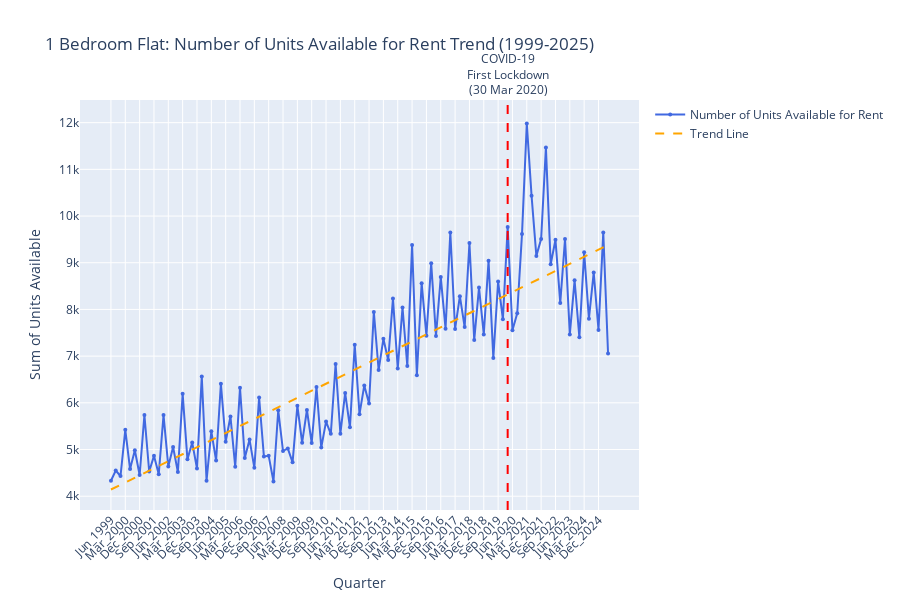

Here is the notebook cell this chart was saved with:
### Markdown cell above
### Key Insights from the new version:
   - Linear growth pattern disrupted by COVID-19, especially in Melbourne LGA (a.k.a city), considering during COVID many people left the city centre and went to the suburbs. This was seen in many cities thoughout the world, and is confirmed in Melbourne's case.
   - Market volatility during lockdown period
   - Strong recovery post-2021, after the last lockdown

### Code cell
# Now, let's look at the Count dataset, to observe the patterns in the housing prices
# And see if they match the ones observed for the median prices
# Already adding trend line and COVID lockdown start date

from scipy import stats

# OVERALL TREND with COVID marker and trend line
count_totals = hprice_1br_count.iloc[:, 1:].sum(axis=0)
quarters = hprice_1br_count.columns[1:].tolist()

trend_df = pd.DataFrame({
    'Quarter': quarters,
    'Total_Count_Rent': count_totals.values
})

# Add a numeric index for trend line calculation
trend_df['Index'] = range(len(trend_df))

# Calculate linear trend line
slope, intercept, r_value, p_value, std_err = stats.linregress(trend_df['Index'], trend_df['Total_Count_Rent'])
trend_df['Trend_Line'] = slope * trend_df['Index'] + intercept

# Find the index of Mar_2020
covid_start_idx = quarters.index('Mar_2020') if 'Mar_2020' in quarters else None

fig1 = go.Figure()

# Actual data
fig1.add_trace(go.Scatter(
    x=trend_df['Quarter'],
    y=trend_df['Total_Count_Rent'],
    mode='lines+markers',
    name='Number of Units Available for Rent',
    line=dict(color='royalblue', width=2),
    marker=dict(size=4)
))

# Trend line
fig1.add_trace(go.Scatter(
    x=trend_df['Quarter'],
    y=trend_df['Trend_Line'],
    mode='lines',
    name='Trend Line',
    line=dict(color='orange', width=2, dash='dash')
))

# COVID start marker (March 2020 - first lockdown)
if covid_start_idx is not None:
    fig1.add_vline(
        x=covid_start_idx, 
        line_dash="dash", 
        line_color="red",
        annotation_text="COVID-19<br>First Lockdown<br>(30 Mar 2020)",
        annotation_position="top"
    )

fig1.update_layout(
    title='1 Bedroom Flat: Number of Units Available for Rent Trend (1999-2025)',
    xaxis_title='Quarter',
    yaxis_title='Sum of Units Available',
    hovermode='x unified',
    height=600,
    xaxis=dict(tickangle=-45),
    showlegend=True
)

fig1.show()

# General Numbers

print(f"Number of quarters analyzed: {len(quarters)}")
print(f"Starting total (Jun 1999): {count_totals.iloc[0]:,.0f}")
print(f"Ending total (Jun 2025): {count_totals.iloc[-1]:,.0f}")
print(f"Overall increase: {count_totals.iloc[-1] - count_totals.iloc[0]:,.0f}")

### Figure 1 — Plotly figure (JSON) as saved in the notebook; plotly's stock layout.template omitted (floating-point values rounded to 4 significant figures)
{"data": [{"line": {"color": "royalblue", "width": 2}, "marker": {"size": 4}, "mode": "lines+markers", "name": "Number of Units Available for Rent", "type": "scatter", "x": ["Jun_1999", "Sep_1999", "Dec_1999", "Mar_2000", "Jun_2000", "Sep_2000", "Dec_2000", "Mar_2001", "Jun_2001", "Sep_2001", "Dec_2001", "Mar_2002", "Jun_2002", "Sep_2002", "Dec_2002", "Mar_2003", "Jun_2003", "Sep_2003", "Dec_2003", "Mar_2004", "Jun_2004", "Sep_2004", "Dec_2004", "Mar_2005", "Jun_2005", "Sep_2005", "Dec_2005", "Mar_2006", "Jun_2006", "Sep_2006", "Dec_2006", "Mar_2007", "Jun_2007", "Sep_2007", "Dec_2007", "Mar_2008", "Jun_2008", "Sep_2008", "Dec_2008", "Mar_2009", "Jun_2009", "Sep_2009", "Dec_2009", "Mar_2010", "Jun_2010", "Sep_2010", "Dec_2010", "Mar_2011", "Jun_2011", "Sep_2011", "Dec_2011", "Mar_2012", "Jun_2012", "Sep_2012", "Dec_2012", "Mar_2013", "Jun_2013", "Sep_2013", "Dec_2013", "Mar_2014", "Jun_2014", "Sep_2014", "Dec_2014", "Mar_2015", "Jun_2015", "Sep_2015", "Dec_2015", "Mar_2016", "Jun_2016", "Sep_2016", "Dec_2016", "Mar_2017", "Jun_2017", "Sep_2017", "Dec_2017", "Mar_2018", "Jun_2018", "Sep_2018", "Dec_2018", "Mar_2019", "Jun_2019", "Sep_2019", "Dec_2019", "Mar_2020", "Jun_2020", "Sep_2020", "Dec_2020", "Mar_2021", "Jun_2021", "Sep_2021", "Dec_2021", "Mar_2022", "Jun_2022", "Sep_2022", "Dec_2022", "Mar_2023", "Jun_2023", "Sep_2023", "Dec_2023", "Mar_2024", "Jun_2024", "Sep_2024", "Dec_2024", "Mar_2025", "Jun_2025"], "y": [4332.0, 4550.0, 4433.0, 5422.0, 4581.0, 4983.0, 4453.0, 5739.0, 4530.0, 4864.0, 4472.0, 5738.0, 4635.0, 5055.0, 4517.0, 6192.0, 4789.0, 5149.0, 4593.0, 6564.0, 4333.0, 5390.0, 4764.0, 6409.0, 5167.0, 5708.0, 4629.0, 6324.0, 4819.0, 5212.0, 4608.0, 6114.0, 4852.0, 4865.0, 4317.0, 5841.0, 4968.0, 5023.0, 4725.0, 5938.0, 5147.0, 5846.0, 5139.0, 6339.0, 5041.0, 5598.0, 5337.0, 6831.0, 5338.0, 6213.0, 5475.0, 7244.0, 5757.0, 6373.0, 5984.0, 7947.0, 6703.0, 7371.0, 6915.0, 8232.0, 6736.0, 8041.0, 6789.0, 9379.0, 6591.0, 8562.0, 7439.0, 8988.0, 7433.0, 8692.0, 7587.0, 9646.0, 7582.0, 8285.0, 7623.0, 9424.0, 7344.0, 8469.0, 7465.0, 9044.0, 6960.0, 8598.0, 7792.0, 9765.0, 7554.0, 7916.0, 9617.0, 11980.0, 10430.0, 9147.0, 9509.0, 11470.0, 8967.0, 9491.0, 8139.0, 9507.0, 7464.0, 8624.0, 7402.0, 9224.0, 7803.0, 8791.0, 7562.0, 9646.0, 7055.0]}, {"line": {"color": "orange", "dash": "dash", "width": 2}, "mode": "lines", "name": "Trend Line", "type": "scatter", "x": ["Jun_1999", "Sep_1999", "Dec_1999", "Mar_2000", "Jun_2000", "Sep_2000", "Dec_2000", "Mar_2001", "Jun_2001", "Sep_2001", "Dec_2001", "Mar_2002", "Jun_2002", "Sep_2002", "Dec_2002", "Mar_2003", "Jun_2003", "Sep_2003", "Dec_2003", "Mar_2004", "Jun_2004", "Sep_2004", "Dec_2004", "Mar_2005", "Jun_2005", "Sep_2005", "Dec_2005", "Mar_2006", "Jun_2006", "Sep_2006", "Dec_2006", "Mar_2007", "Jun_2007", "Sep_2007", "Dec_2007", "Mar_2008", "Jun_2008", "Sep_2008", "Dec_2008", "Mar_2009", "Jun_2009", "Sep_2009", "Dec_2009", "Mar_2010", "Jun_2010", "Sep_2010", "Dec_2010", "Mar_2011", "Jun_2011", "Sep_2011", "Dec_2011", "Mar_2012", "Jun_2012", "Sep_2012", "Dec_2012", "Mar_2013", "Jun_2013", "Sep_2013", "Dec_2013", "Mar_2014", "Jun_2014", "Sep_2014", "Dec_2014", "Mar_2015", "Jun_2015", "Sep_2015", "Dec_2015", "Mar_2016", "Jun_2016", "Sep_2016", "Dec_2016", "Mar_2017", "Jun_2017", "Sep_2017", "Dec_2017", "Mar_2018", "Jun_2018", "Sep_2018", "Dec_2018", "Mar_2019", "Jun_2019", "Sep_2019", "Dec_2019", "Mar_2020", "Jun_2020", "Sep_2020", "Dec_2020", "Mar_2021", "Jun_2021", "Sep_2021", "Dec_2021", "Mar_2022", "Jun_2022", "Sep_2022", "Dec_2022", "Mar_2023", "Jun_2023", "Sep_2023", "Dec_2023", "Mar_2024", "Jun_2024", "Sep_2024", "Dec_2024", "Mar_2025", "Jun_2025"], "y": [4144.0, 4194.0, 4244.0, 4295.0, 4345.0, 4395.0, 4446.0, 4496.0, 4546.0, 4597.0, 4647.0, 4697.0, 4748.0, 4798.0, 4849.0, 4899.0, 4949.0, 5000.0, 5050.0, 5100.0, 5151.0, 5201.0, 5251.0, 5302.0, 5352.0, 5402.0, 5453.0, 5503.0, 5553.0, 5604.0, 5654.0, 5704.0, 5755.0, 5805.0, 5855.0, 5906.0, 5956.0, 6006.0, 6057.0, 6107.0, 6157.0, 6208.0, 6258.0, 6308.0, 6359.0, 6409.0, 6459.0, 6510.0, 6560.0, 6610.0, 6661.0, 6711.0, 6762.0, 6812.0, 6862.0, 6913.0, 6963.0, 7013.0, 7064.0, 7114.0, 7164.0, 7215.0, 7265.0, 7315.0, 7366.0, 7416.0, 7466.0, 7517.0, 7567.0, 7617.0, 7668.0, 7718.0, 7768.0, 7819.0, 7869.0, 7919.0, 7970.0, 8020.0, 8070.0, 8121.0, 8171.0, 8221.0, 8272.0, 8322.0, 8372.0, 8423.0, 8473.0, 8524.0, 8574.0, 8624.0, 8675.0, 8725.0, 8775.0, 8826.0, 8876.0, 8926.0, 8977.0, 9027.0, 9077.0, 9128.0, 9178.0, 9228.0, 9279.0, 9329.0, 9379.0]}], "layout": {"annotations": [{"showarrow": false, "text": "COVID-19<br>First Lockdown<br>(30 Mar 2020)", "x": 83, "xanchor": "center", "xref": "x", "y": 1, "yanchor": "bottom", "yref": "y domain"}], "height": 600, "hovermode": "x unified", "shapes": [{"line": {"color": "red", "dash": "dash"}, "type": "line", "x0": 83, "x1": 83, "xref": "x", "y0": 0, "y1": 1, "yref": "y domain"}], "showlegend": true, "title": {"text": "1 Bedroom Flat: Number of Units Available for Rent Trend (1999-2025)"}, "xaxis": {"tickangle": -45, "title": {"text": "Quarter"}}, "yaxis": {"title": {"text": "Sum of Units Available"}}}}
